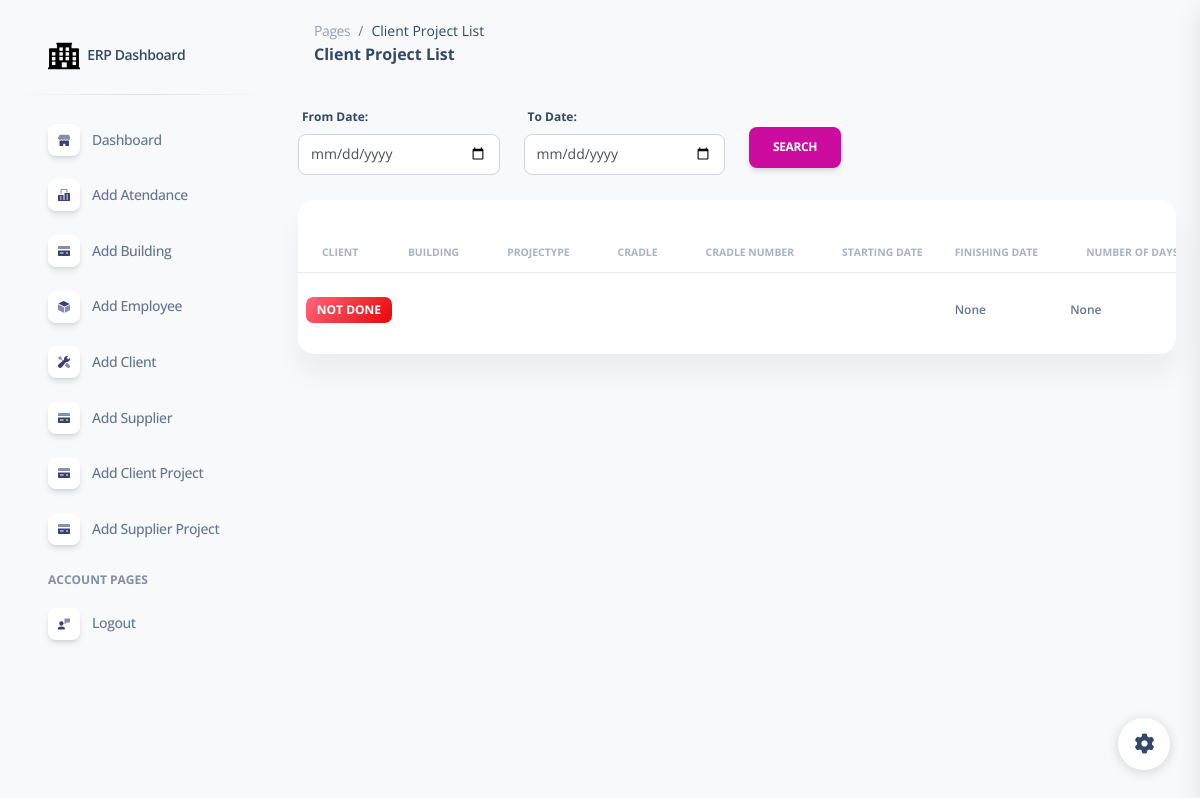
/project_list/ (signed in), run on the app's committed database.
### erpapp/models.py (models this page shows)
class Project(models.Model):
    client = models.CharField(max_length=50)
    building = models.CharField(max_length=50)
    PROJECT_TYPE_CHOICES = [
    ('AMC', 'AMC'),
    ('LPO', 'LPO'),
    ('Workorder', 'Workorder'),
    ]
    projectype = models.CharField(max_length=20, choices=PROJECT_TYPE_CHOICES)
    cradle_number = models.CharField(max_length=50)
    starting_date = models.DateField(null=True, blank=True)
    finishing_date = models.DateField(null=True, blank=True)
    number_of_days = models.IntegerField()
    team = models.CharField(max_length=255)
    SubcontratorName = models.CharField(max_length=255)
    Buildingtype = models.CharField(max_length=255)
    No_of_Floors = models.CharField(null=True,max_length=255)
    materials_used = models.TextField()
    receipt = models.CharField(max_length=50)
    invoice_number = models.CharField(max_length=50)
    vat = models.DecimalField(max_digits=5, decimal_places=2)
    amount = models.DecimalField(max_digits=10, decimal_places=2)
    total_amount = models.DecimalField(max_digits=10, decimal_places=2)
    payment_received = models.CharField(max_length=255)
    received_date = models.CharField(max_length=255)
    bank_name= models.CharField(max_length=255)
    comments = models.TextField()
    Payable_Pending = models.CharField(max_length=255)
    Subcontrator_invoice = models.CharField(max_length=255)
    cradle_number_input = models.CharField(max_length=255)
    paid = models.CharField(max_length=255)
    paid_date = models.CharField(max_length=255)
    amc_start_date = models.DateField(null=True, blank=True)
    amc_end_date = models.DateField(null=True, blank=True)
    yearly_cycle = models.CharField(max_length=50, choices=[('Yearly 1', 'Yearly 1'), ('Yearly 2', 'Yearly 2'), ('Yearly 3', 'Yearly 3'),('Yearly 4', 'Yearly 4')], null=True, blank=True)
    lpo_field = models.CharField(max_length=50, null=True, blank=True)
    workorder_type = models.CharField(max_length=50, choices=[('Normal 2', 'Normal 2'), ('Normal 3', 'Normal 3'), ('Critical', 'Critical')], null=True, blank=True)
    def is_fully_entered(self):
        required_fields = [self.starting_date, self.finishing_date, self.payment_received]
        return all(field for field in required_fields)

### erpapp/views.py (the view)
# urls.py: path('project_list/',project_list,name='project_list',),
@login_required
def project_list(request):
    from_date_str = request.GET.get('from_date')
    to_date_str = request.GET.get('to_date')
    try:
        from_date = datetime.strptime(from_date_str, '%Y-%m-%d') if from_date_str else None
        to_date = datetime.strptime(to_date_str, '%Y-%m-%d') if to_date_str else None
    except ValueError:
        return render(request, 'error.html', {'error_message': 'Invalid date format'})
    filter_conditions = Q()
    if from_date:
        filter_conditions &= Q(starting_date__gte=from_date)
    if to_date:
        filter_conditions &= Q(finishing_date__lte=to_date)
    Projectlist = Project.objects.filter(filter_conditions)
    return render(request, 'project_list.html', {'Projectlist': Projectlist})

### erpapp/templates/project_list.html (shortened to what this page needs)
{% extends 'base.html' %}
{% load static %}
{% block content %}
<!DOCTYPE html>
<html lang="en">
<head>
  <link href="{% static  'css/nucleo-icons.css' %}" rel="stylesheet" />
  <link href="{% static  'css/nucleo-svg.css' %}" rel="stylesheet" />
  <link href="{% static '/css/nucleo-svg.css' %}" rel="stylesheet" />
  <link id="pagestyle" href="{% static 'css/soft-ui-dashboard.css' %}" rel="stylesheet" />
</head>
<body class="g-sidenav-show  bg-gray-100">
  <aside class="sidenav navbar navbar-vertical navbar-expand-xs border-0 border-radius-xl my-3 fixed-start ms-3 " id="sidenav-main">
    <div class="sidenav-header">
      <a class="navbar-brand m-0" href="#" target="_blank">
        <img src="{% static '/img/logo-ct.png' %}" class="navbar-brand-img h-100" alt="main_logo">
        <span class="ms-1 font-weight-bold">ERP Dashboard</span>
      </a>
    </div>
    <hr class="horizontal dark mt-0">
    <div class="collapse navbar-collapse  w-auto  max-height-vh-100 h-100" id="sidenav-collapse-main">
      <ul class="navbar-nav">
        <li class="nav-item">
          <a class="nav-link" href="/">
            <div class="icon icon-shape icon-sm shadow border-radius-md bg-white text-center me-2 d-flex align-items-center justify-content-center">
            </div>
            <span class="nav-link-text ms-1">Dashboard</span>
          </a>
        </li>
        <li class="nav-item">
          <a class="nav-link  " href="/add_attendance">
            <div class="icon icon-shape icon-sm shadow border-radius-md bg-white text-center me-2 d-flex align-items-center justify-content-center">
            </div>
            <span class="nav-link-text ms-1">Add Atendance</span>
          </a>
        </li>
        <li class="nav-item">
          <a class="nav-link  " href="/add_building">
            <div class="icon icon-shape icon-sm shadow border-radius-md bg-white text-center me-2 d-flex align-items-center justify-content-center">
            </div>
            <span class="nav-link-text ms-1">Add Building</span>
          </a>
        </li>
        <li class="nav-item">
          <a class="nav-link  " href="/add_employee">
            <div class="icon icon-shape icon-sm shadow border-radius-md bg-white text-center me-2 d-flex align-items-center justify-content-center">
            </div>
            <span class="nav-link-text ms-1">Add Employee</span>
          </a>
        </li>
        <li class="nav-item">
          <a class="nav-link  " href="/add_client">
            <div class="icon icon-shape icon-sm shadow border-radius-md bg-white text-center me-2 d-flex align-items-center justify-content-center">
            </div>
            <span class="nav-link-text ms-1">Add Client</span>
          </a>
        </li>
        <li class="nav-item">
          <a class="nav-link  " href="/add_supplier">
            <div class="icon icon-shape icon-sm shadow border-radius-md bg-white text-center me-2 d-flex align-items-center justify-content-center">
            </div>
            <span class="nav-link-text ms-1">Add Supplier</span>
          </a>
        </li>
        <li class="nav-item">
          <a class="nav-link  " href="/add_project">
            <div class="icon icon-shape icon-sm shadow border-radius-md bg-white text-center me-2 d-flex align-items-center justify-content-center">
            </div>
            <span class="nav-link-text ms-1">Add Client Project</span>
          </a>
        </li>
        <li class="nav-item">
          <a class="nav-link  " href="/supplierproject/add/">
            <div class="icon icon-shape icon-sm shadow border-radius-md bg-white text-center me-2 d-flex align-items-center justify-content-center">
            </div>
            <span class="nav-link-text ms-1">Add Supplier Project</span>
          </a>
        </li>
        <li class="nav-item mt-3">
          <h6 class="ps-4 ms-2 text-uppercase text-xs font-weight-bolder opacity-6">Account pages</h6>
        </li>
        <li class="nav-item">
          <a class="nav-link  " href="{% url 'logout' %}">
            <div class="icon icon-shape icon-sm shadow border-radius-md bg-white text-center me-2 d-flex align-items-center justify-content-center">
            </div>
            <span class="nav-link-text ms-1">Logout</span>
          </a>
        </li>
        </ul>
    </div>
  </aside>
<main class="main-content position-relative max-height-vh-100 h-100 mt-1 border-radius-lg ">
    <nav class="navbar navbar-main navbar-expand-lg px-0 mx-4 shadow-none border-radius-xl" id="navbarBlur" navbar-scroll="true">
      <div class="container-fluid py-1 px-3">
        <nav aria-label="breadcrumb">
          <ol class="breadcrumb bg-transparent mb-0 pb-0 pt-1 px-0 me-sm-6 me-5">
            <li class="breadcrumb-item text-sm"><a class="opacity-5 text-dark" href="javascript:;">Pages</a></li>
            <li class="breadcrumb-item text-sm text-dark active" aria-current="page">Client Project List</li>
          </ol>
          <h6 class="font-weight-bolder mb-0">Client Project List</h6>
        </nav>
      </div>
    </nav>
    <div class="container-fluid py-4">
       <form method="GET" action="{% url 'project_list' %}">
      <div class="row">
        <div class="col-md-3">
          <div class="form-group">
            <label for="from_date">From Date:</label>
            <input type="date" class="form-control" name="from_date" id="from_date">
          </div>
        </div>
        <div class="col-md-3">
          <div class="form-group">
            <label for="to_date">To Date:</label>
            <input type="date" class="form-control" name="to_date" id="to_date">
          </div>
        </div>
        <div class="col-md-3">
          <div class="form-group">
            <button type="submit" class="btn btn-primary mt-4">Search</button>
          </div>
        </div>
        <div class="col-12">
          {% regroup Projectlist by starting_date|date:"F Y" as project_list_by_month %}
          {% for month in project_list_by_month %}
            <div class="card mb-4">
              <div class="card-header pb-0">
              </div>
              <div class="card-body px-0 pt-0 pb-2">
                <div class="table-responsive p-0">
                  <table class="table align-items-center mb-0">
                    <thead>
                    <tr>
                        <th class="text-uppercase text-secondary text-xxs font-weight-bolder opacity-7">Client</th>
                        <th class="text-uppercase text-secondary text-xxs font-weight-bolder opacity-7 ps-2">Building</th>
                        <th class="text-center text-uppercase text-secondary text-xxs font-weight-bolder opacity-7">Projectype</th>
                        <th class="text-center text-uppercase text-secondary text-xxs font-weight-bolder opacity-7">Cradle</th>
                        <th class="text-center text-uppercase text-secondary text-xxs font-weight-bolder opacity-7">Cradle Number</th>
                        <th class="text-uppercase text-secondary text-xxs font-weight-bolder opacity-7">Starting date</th>
                        <th class="text-uppercase text-secondary text-xxs font-weight-bolder opacity-7 ps-2">Finishing date</th>
                        <th class="text-center text-uppercase text-secondary text-xxs font-weight-bolder opacity-7">Number of days</th>
                    </tr>
                  </thead>
                  <tbody>
                    {% regroup month.list by projectype as project_list_by_type %}
                    {% for project_type in project_list_by_type %}
                    {% for Projectlist in month.list %}
                    <tr>
                      <td>
                        {% if Projectlist.is_fully_entered %}
                            <span class="badge badge-sm bg-gradient-success">Done</span>
                        {% else %}
                            <span class="badge badge-sm bg-gradient-danger">Not Done</span>
                        {% endif %}
                    </td>
                      <td>
                      </td>
                      <td>
                      </td>
                      <td>
                      </td>
                      <td>
                      </td>
                      <td>
                      </td>
                      <td>
                        <p class="text-xs font-weight-bold mb-0">{{Projectlist.starting_date}}</p>
                      </td>
                      <td>
                        <p class="text-xs font-weight-bold mb-0">{{Projectlist.finishing_date}}</p>
                      </td>
                    </tr>
                    {% endfor %}
                     {% endfor %}
                  </tbody>
                </table>
              </div>
            </div>
          </div>
          {% endfor %}
        </div>
      </form>
      </div>
{% endblock %}

### erpapp/static/css/nucleo-svg.css (style rules this page uses)
.icon { display: inline-block; color: #111111; height: 1em; width: 1em; }
.icon-sm { height: 0.8em; width: 0.8em; }
.icon { fill: currentColor; stroke: none; }

### data on the page
Project: payment_received "NOT DONE", starting_date "None", finishing_date "None"
